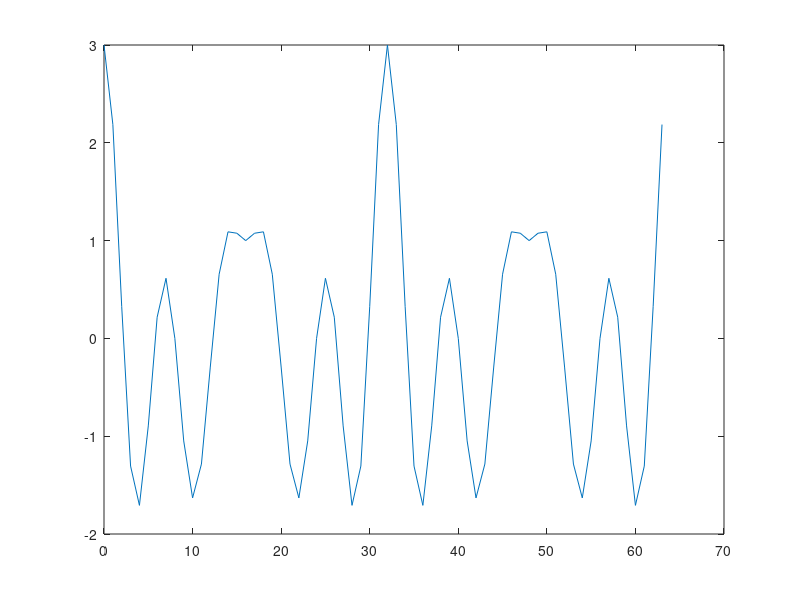

This chart was generated by the following MATLAB code:
clc,clear,close all
Fs=64;
Ts=1/Fs;
N1=16;
N2=32;
N3=64;
n1=0:1:N1-1;
n2=0:1:N2-1;
n3=0:1:N3-1;
x1=cos(8*pi*n1*Ts)+cos(16*pi*n1*Ts)+cos(20*pi*n1*Ts);
x2=cos(8*pi*n2*Ts)+cos(16*pi*n2*Ts)+cos(20*pi*n2*Ts);
x3=cos(8*pi*n3*Ts)+cos(16*pi*n3*Ts)+cos(20*pi*n3*Ts);
X1=fft(x1,N1);
X2=fft(x2,N2);
X3=fft(x3,N3);
plot(n3,x3)
% subplot(311)
% stem(n1/N1/Ts,abs(X1)/max(abs(X1)));
% ylabel("X1  F=4");
% xlabel("fk(Hz)");
% subplot(312)
% stem(n2/N2/Ts,abs(X2)/max(abs(X2)));
% ylabel("X2  F=2");
% xlabel("fk(Hz)");
% subplot(313)
% stem(n3/N3/Ts,abs(X3)/max(abs(X3)));
% ylabel("X3  F=1");
% xlabel("fk(Hz)");
